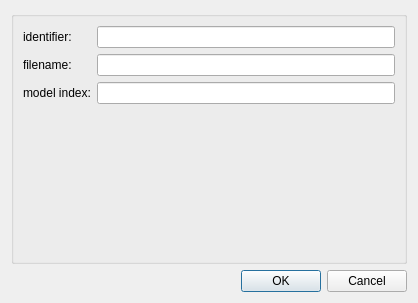
<?xml version="1.0" encoding="UTF-8"?>
<ui version="4.0">
 <class>Dialog</class>
 <widget class="QDialog" name="Dialog">
  <property name="geometry">
   <rect>
    <x>0</x>
    <y>0</y>
    <width>418</width>
    <height>303</height>
   </rect>
  </property>
  <property name="windowTitle">
   <string>ConfigureDialog</string>
  </property>
  <layout class="QGridLayout" name="gridLayout">
   <item row="0" column="0">
    <widget class="QGroupBox" name="configGroupBox">
     <property name="title">
      <string/>
     </property>
     <layout class="QFormLayout" name="formLayout">
      <property name="fieldGrowthPolicy">
       <enum>QFormLayout::AllNonFixedFieldsGrow</enum>
      </property>
      <item row="0" column="0">
       <widget class="QLabel" name="label0">
        <property name="text">
         <string>identifier:  </string>
        </property>
       </widget>
      </item>
      <item row="0" column="1">
       <widget class="QLineEdit" name="lineEdit0"/>
      </item>
      <item row="1" column="0">
       <widget class="QLabel" name="label1">
        <property name="text">
         <string>filename:  </string>
        </property>
       </widget>
      </item>
      <item row="1" column="1">
       <widget class="QLineEdit" name="lineEdit1"/>
      </item>
      <item row="2" column="1">
       <widget class="QLineEdit" name="lineEdit2"/>
      </item>
      <item row="2" column="0">
       <widget class="QLabel" name="label2">
        <property name="text">
         <string>model index:</string>
        </property>
       </widget>
      </item>
     </layout>
    </widget>
   </item>
   <item row="1" column="0">
    <widget class="QDialogButtonBox" name="buttonBox">
     <property name="orientation">
      <enum>Qt::Horizontal</enum>
     </property>
     <property name="standardButtons">
      <set>QDialogButtonBox::Cancel|QDialogButtonBox::Ok</set>
     </property>
    </widget>
   </item>
  </layout>
 </widget>
 <resources/>
 <connections/>
</ui>
